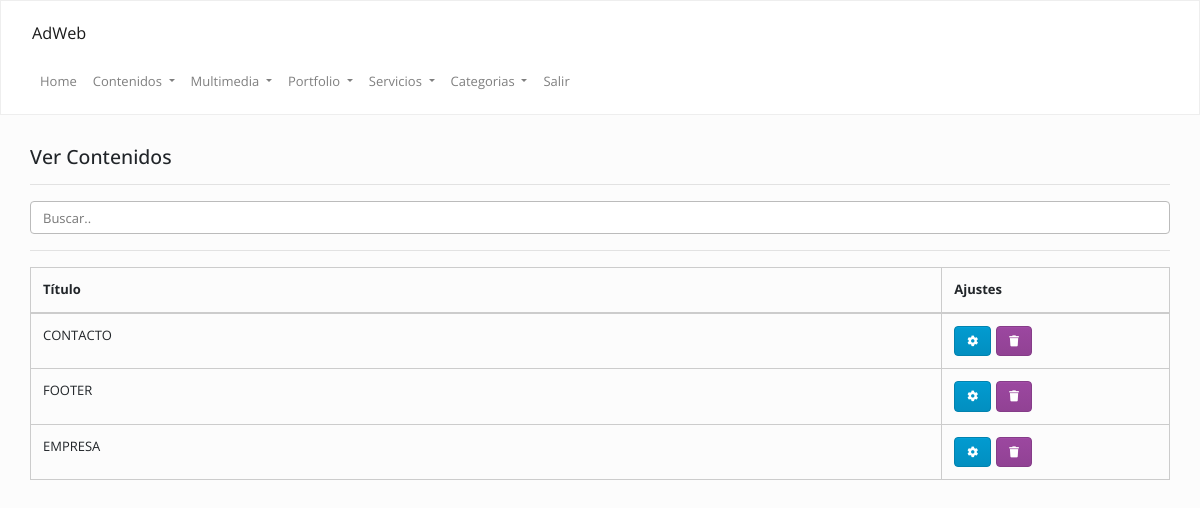
The page /admin/index.php?op=contenidos&accion=ver (signed in) on the database as committed earlier.
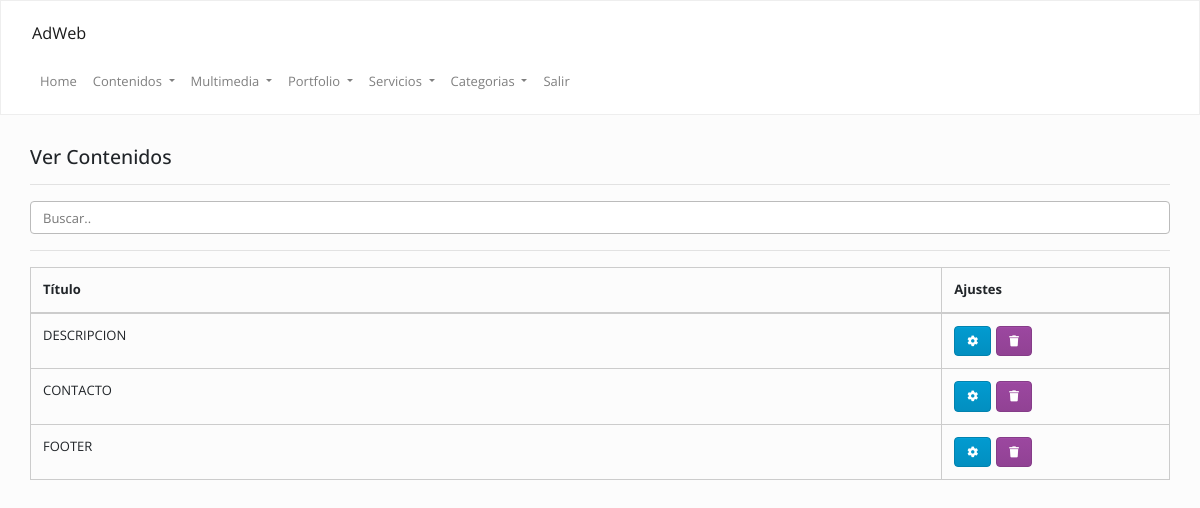
The same page on the database as committed later.
### tables this page shows
CREATE TABLE `contenidos` (
  `id` int(11) NOT NULL,
  `contenido` longtext,
  `cod` varchar(255) NOT NULL
);

### Config/Autoload.php (called while the page is built, shortened)
<?php
class autoload
{
    public static function runAdmin()
    {
        spl_autoload_register(
            function ($clase)
            {
                $ruta = str_replace("\\", "/", $clase) . ".php";
            }
        );
    }
}

### Clases/Conexion.php (called while the page is built, shortened)
<?php namespace Clases;
class Conexion
{
    private $datos = array("host"=> "localhost","user"=> "root","pass"=> "","db"  => "gema_desarrollos");
    private $con;
    public function __construct()
    {
        $this->con = mysqli_connect($this->datos["host"], $this->datos["user"], $this->datos["pass"], $this->datos["db"]);
        mysqli_set_charset($this->con,'utf8');
    }
    public function sqlReturn($query)
    {
        $dato = $this->con->query($query);
        return $dato;
    }
}

### Clases/Contenidos.php (called while the page is built, shortened)
<?php namespace Clases;
class Contenidos
{
    private $con;
    public function __construct()
    {
        $this->con = new Conexion();
    }
    function list($filter,$order,$limit) {
        $array = array();
        if (is_array($filter)) {
            $filterSql = "WHERE ";
            $filterSql .= implode(" AND ", $filter);
        } else {
            $filterSql = '';
        }
        if ($order != '') {
            $orderSql = $order;
        } else {
            $orderSql = "id DESC";
        }
        if ($limit != '') {
            $limitSql = "LIMIT " . $limit;
        } else {
            $limitSql = '';
        }
        $sql = "SELECT * FROM `contenidos` $filterSql  ORDER BY $orderSql $limitSql";
        $notas = $this->con->sqlReturn($sql);
        if ($notas) {
            while ($row = mysqli_fetch_assoc($notas)) {
                $array[] = $row;
            }
            return $array ;
        }
    }
}

### admin/inc/contenidos/ver.php (the view, shortened to what this page needs)
<?php
$contenidos = new Clases\Contenidos();
?>
<div class="mt-20">
    <div class="col-lg-12 col-md-12">
        <h4>
            Ver Contenidos
        </h4>
        <hr/>
        <input class="form-control" id="myInput" type="text" placeholder="Buscar..">
        <hr/>
        <table class="table  table-bordered  ">
            <thead>
                <th>
                    Título
                </th>
                <th>
                    Ajustes
                </th>
            </thead>
            <tbody>
                <?php
                $data = $contenidos->list("", "", "");
                if (is_array($data)) {
                    for ($i = 0; $i < count($data); $i++) {
                        echo "<tr>";
                        echo "<td>" . strtoupper($data[$i]["cod"]) . "</td>";
                        echo "<td>";
                        echo '<a class="btn btn-info" data-toggle="tooltip" data-placement="top" title="Modificar" href="' . URL . '/index.php?op=contenidos&accion=modificar&cod=' . $data[$i]["id"] . '">
                        <i class="fa fa-cog"></i></a>';
                        echo '<a class="btn btn-danger" data-toggle="tooltip" data-placement="top" title="Eliminar" href="' . URL . '/index.php?op=contenidos&accion=ver&borrar=' . $data[$i]["id"] . '">
                        <i class="fa fa-trash"></i></a>';
                        echo "</td>";
                        echo "</tr>";
                    }
                }
                ?>
            </tbody>
        </table>
    </div>
</div>

Rows that differ between the two databases and show on the page:
removed contenidos: cod "EMPRESA"
added contenidos: cod "DESCRIPCION"
